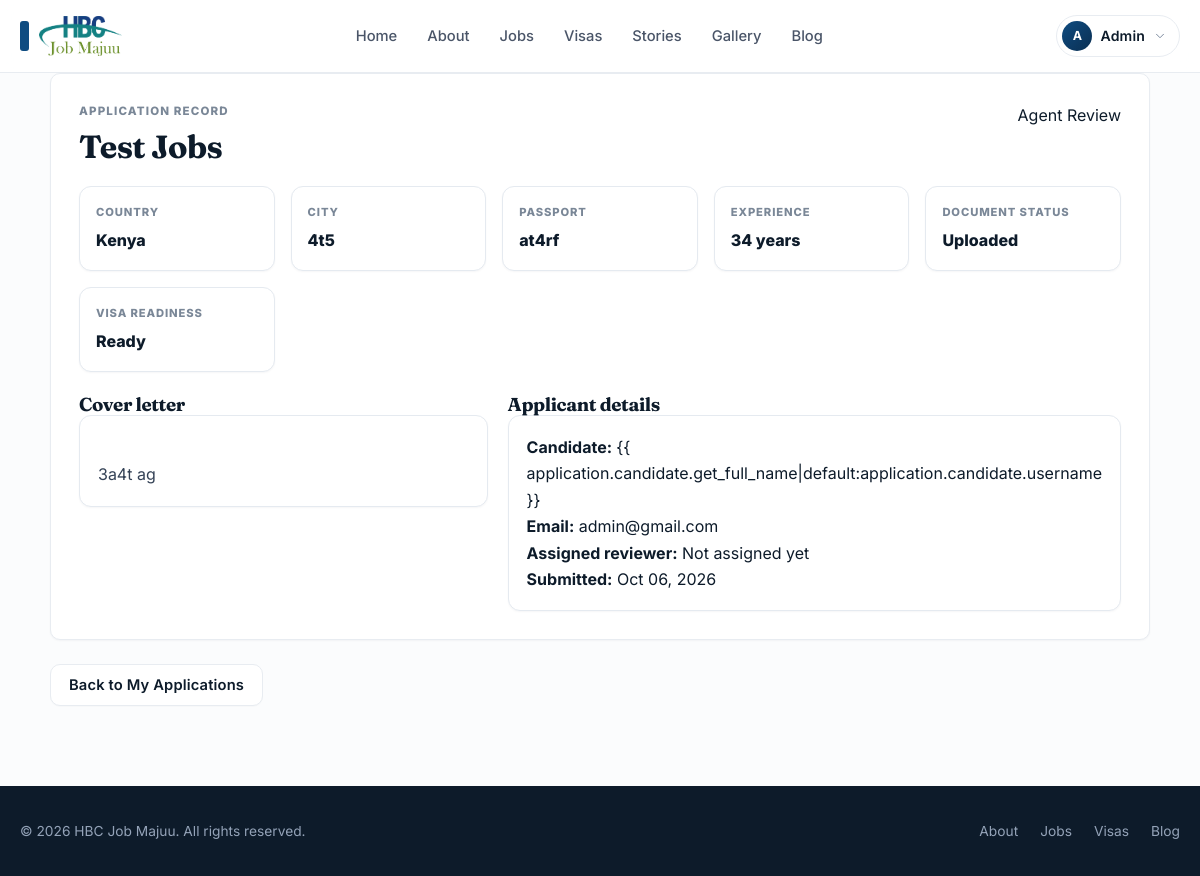
Before: /applications/5c855fa5-1cf4-4200-8fd5-e9f5c2b16e6e/ (signed in) with the older database file.
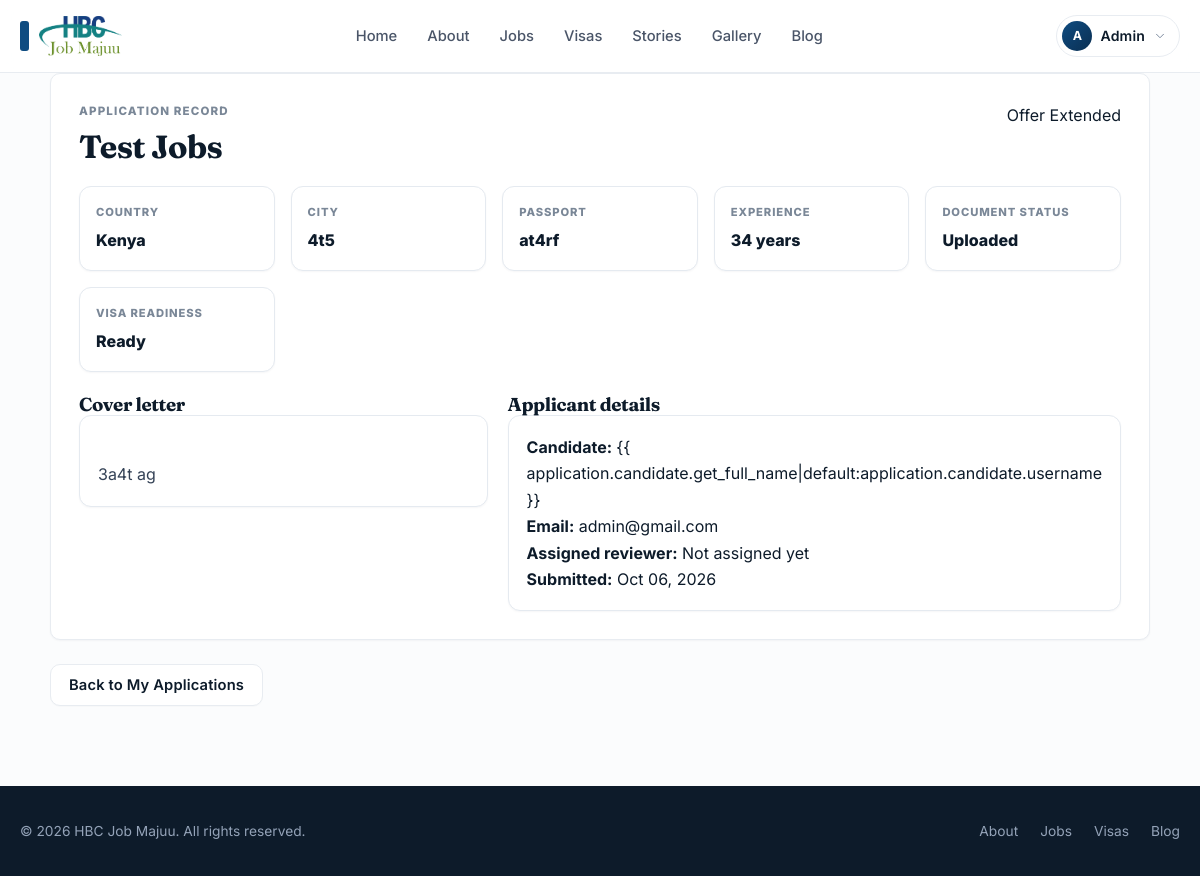
After: the same page with the newer database file.
### client/models.py (models this page shows, shortened)
class Application(models.Model):
    class ATSStage(models.TextChoices):
        SUBMITTED = "SUBMITTED", "Submitted"
        VETTING = "VETTING", "Document Verification"
        AGENT_REVIEW = "AGENT_REVIEW", "Agent Review"
        INTERVIEW = "INTERVIEW", "Interview"
        OFFER = "OFFER", "Offer Extended"
        VISA = "VISA", "Visa Processing"
        DEPLOYED = "DEPLOYED", "Deployed"
        REJECTED = "REJECTED", "Rejected"
    class VisaReadiness(models.TextChoices):
        NOT_STARTED = "NOT_STARTED", "Not started"
        PENDING = "PENDING", "Pending"
        READY = "READY", "Ready"
        UNDER_REVIEW = "UNDER_REVIEW", "Under review"
    class DocumentStatus(models.TextChoices):
        PENDING = "PENDING", "Pending"
        UPLOADED = "UPLOADED", "Uploaded"
        UNDER_REVIEW = "UNDER_REVIEW", "Under review"
        VERIFIED = "VERIFIED", "Verified"
    id = models.UUIDField(
        primary_key=True,
        default=uuid.uuid4,
        editable=False
    )
    candidate = models.ForeignKey(
        settings.AUTH_USER_MODEL,
        on_delete=models.CASCADE,
        related_name="applications"
    )
    job = models.ForeignKey(
        Job,
        on_delete=models.CASCADE,
        related_name="applications"
    )
    current_country = models.CharField(max_length=100, blank=True, default="")
    city = models.CharField(max_length=100, blank=True, default="")
    passport_number = models.CharField(max_length=50, blank=True, default="")
    years_of_experience = models.PositiveIntegerField(default=0)
    cover_letter = models.TextField(blank=True, default="")
    visa_readiness = models.CharField(
        max_length=30,
        choices=VisaReadiness.choices,
        default=VisaReadiness.PENDING,
    )
    document_status = models.CharField(
        max_length=30,
        choices=DocumentStatus.choices,
        default=DocumentStatus.PENDING,
    )
    admin_notes = models.TextField(blank=True, default="")
    ats_stage = models.CharField(
        max_length=50,
        choices=ATSStage.choices,
        default=ATSStage.SUBMITTED
    )
    tier_2_paid = models.BooleanField(default=False)
    tier_3_paid = models.BooleanField(default=False)
    assigned_agent = models.ForeignKey(
        settings.AUTH_USER_MODEL,
        on_delete=models.SET_NULL,
        null=True,
        blank=True,
        related_name="assigned_applications"
    )
    created_at = models.DateTimeField(auto_now_add=True)
    updated_at = models.DateTimeField(auto_now=True)
    class Meta:
        constraints = [
            models.UniqueConstraint(
                fields=["candidate", "job"],
                name="unique_candidate_job_application"
            )
        ]

class Job(models.Model):
    class Status(models.TextChoices):
        DRAFT = "DRAFT", "Draft"
        ACTIVE = "ACTIVE", "Active"
        FILLED = "FILLED", "Filled"
        CLOSED = "CLOSED", "Closed"
    class Visibility(models.TextChoices):
        PUBLIC = "PUBLIC", "Public"
        MEMBERS_ONLY = "MEMBERS_ONLY", "Members only"
    COUNTRY_FLAG_MAP = {
        "kenya": "🇰🇪",
        "uganda": "🇺🇬",
        "tanzania": "🇹🇿",
        "rwanda": "🇷🇼",
        "burundi": "🇧🇮",
        "ethiopia": "🇪🇹",
        "somalia": "🇸🇴",
        "south africa": "🇿🇦",
        "nigeria": "🇳🇬",
        "ghana": "🇬🇭",
        "cameroon": "🇨🇲",
        "zambia": "🇿🇲",
        "malawi": "🇲🇼",
        "mozambique": "🇲🇿",
        "egypt": "🇪🇬",
        "saudi arabia": "🇸🇦",
        "united arab emirates": "🇦🇪",
        "uae": "🇦🇪",
        "qatar": "🇶🇦",
        "oman": "🇴🇲",
        "bahrain": "🇧🇭",
        "kuwait": "🇰🇼",
        "jordan": "🇯🇴",
        "lebanon": "🇱🇧",
        "canada": "🇨🇦",
        "united states": "🇺🇸",
        "usa": "🇺🇸",
        "united kingdom": "🇬🇧",
        "uk": "🇬🇧",
        "germany": "🇩🇪",
        "france": "🇫🇷",
        "italy": "🇮🇹",
        "spain": "🇪🇸",
        "netherlands": "🇳🇱",
        "india": "🇮🇳",
        "pakistan": "🇵🇰",
        "sudan": "🇸🇩",
        "yemen": "🇾🇪",
        "oman": "🇴🇲",
    }
    id = models.UUIDField(
        primary_key=True,
        default=uuid.uuid4,
        editable=False
    )
    title = models.CharField(max_length=150)
    country = models.CharField(max_length=50)
    country_flag = models.CharField(max_length=20, blank=True, default="", help_text="Auto-generated flag for the country, such as 🇰🇪")
    sector = models.CharField(max_length=50)
    description_masked = models.TextField()
    description_full = models.TextField()
    salary_disclosed = models.BooleanField(default=False)
    salary_range = models.CharField(
        max_length=50,
        blank=True,
        null=True
    )
    tier_2_fee = models.DecimalField(
        max_digits=10,
        decimal_places=2,
        default=0.00
    )
    tier_3_fee = models.DecimalField(
        max_digits=10,
        decimal_places=2,
        default=0.00
    )
    status = models.CharField(
        max_length=20,
        choices=Status.choices,
        default=Status.ACTIVE
    )
    visibility = models.CharField(
        max_length=20,
        choices=Visibility.choices,
        default=Visibility.PUBLIC,
        help_text="Public jobs are visible to everyone; member-only jobs require membership access.",
    )
    image_url = models.URLField(max_length=500, blank=True, default="")
    cover_image = models.URLField(max_length=500, blank=True, default="", help_text="Optional cover image for the job card and detail page.")
    image_alt = models.CharField(max_length=150, blank=True, default="")
    created_at = models.DateTimeField(auto_now_add=True)
    updated_at = models.DateTimeField(auto_now=True)

class User(AbstractUser):
    class Role(models.TextChoices):
        USER = "USER", "Candidate"
        ADMIN = "ADMIN", "Super Admin"
        ADMIN_SUPER = "ADMIN_SUPER", "Super Admin"
        ADMIN_HANDLER = "ADMIN_HANDLER", "Admin Handler"
        PARTNER = "PARTNER", "Partner Reviewer"
        CONTENT_MANAGER = "CONTENT_MANAGER", "Content Manager"
        DIGITAL_MARKETING = "DIGITAL_MARKETING", "Digital Marketing"
        FINANCE_OFFICER = "FINANCE_OFFICER", "Finance Officer"
        ATS_COORDINATOR = "ATS_COORDINATOR", "ATS Coordinator"
    class MembershipTier(models.TextChoices):
        FREE = "FREE", "Free"
        MEMBER = "MEMBER", "Member"
        PLACED = "PLACED", "Placed"
    class NeaimsStatus(models.TextChoices):
        PENDING = "PENDING_REGISTRATION", "Pending Registration"
        REGISTERED = "REGISTERED", "Registered"
        VERIFIED = "VERIFIED", "Verified"
        REJECTED = "REJECTED", "Rejected"
    id = models.UUIDField(
        primary_key=True,
        default=uuid.uuid4,
        editable=False
    )
    first_name = models.CharField(max_length=50)
    last_name = models.CharField(max_length=50)
    email = models.EmailField(unique=True)
    phone_number = models.CharField(
        max_length=20,
        unique=True
    )
    country = models.CharField(max_length=100, blank=True, default="")
    city = models.CharField(max_length=100, blank=True, default="")
    passport_number = models.CharField(max_length=50, blank=True, default="")
    cv_summary = models.TextField(blank=True, default="")
    bio = models.TextField(blank=True, default="")
    role = models.CharField(
        max_length=30,
        choices=Role.choices,
        default=Role.USER,
        help_text="Controls how the user appears in the admin system and how they can access jobs.",
    )
    membership_tier = models.CharField(
        max_length=20,
        choices=MembershipTier.choices,
        default=MembershipTier.FREE
    )
    neaims_status = models.CharField(
        max_length=50,
        choices=NeaimsStatus.choices,
        default=NeaimsStatus.PENDING
    )
    groups = models.ManyToManyField(
        Group,
        related_name="client_user_set",
        blank=True,
        help_text="The groups this user belongs to.",
        verbose_name="groups",
    )
    user_permissions = models.ManyToManyField(
        Permission,
        related_name="client_user_permissions",
        blank=True,
        help_text="Specific permissions for this user.",
        verbose_name="user permissions",
    )
    created_at = models.DateTimeField(auto_now_add=True)
    updated_at = models.DateTimeField(auto_now=True)

### client/views.py (the view, shortened to what this page needs)
# urls.py: path("applications/<uuid:application_id>/", views.application_detail, name="application_detail"),
@login_required
def application_detail(request, application_id):
    application = get_object_or_404(
        Application.objects.select_related("candidate", "job", "assigned_agent"),
        id=application_id,
    )
    if not (
        request.user == application.candidate
        or _is_admin_handler(request.user)
        or _is_partner(request.user)
    ):
        messages.error(request, "You do not have access to this application record.")
        return redirect("client:dashboard")
    admin_form = None
    context = {
        "title": f"Application: {application.job.title}",
        "application": application,
        "admin_form": admin_form,
    }
    return render(request, "client/application_detail.html", context)

### client/views.py (called while the page is built)
def _is_admin_handler(user):
    return user.is_authenticated and user.role in {
        User.Role.ADMIN,
        User.Role.ADMIN_SUPER,
        User.Role.ADMIN_HANDLER,
    }

def _is_partner(user):
    return user.is_authenticated and user.role in {
        User.Role.PARTNER,
        User.Role.ATS_COORDINATOR,
    }

### client/templates/client/application_detail.html (shortened to what the changed rows need)
{% extends "base.html" %}
{% block content %}
<div style="max-width: 1100px; margin: 0 auto;">
    <div class="card" style="padding: 28px; margin-bottom: 24px;">
        <div
            style="display: flex; justify-content: space-between; gap: 16px; flex-wrap: wrap; align-items: flex-start; margin-bottom: 20px;">
            <div>
                <p
                    style="text-transform: uppercase; letter-spacing: 0.1em; font-size: 0.72rem; font-weight: 800; color: #7a8797; margin: 0 0 8px;">
                    Application record</p>
                <h1 style="margin: 0;">{{ application.job.title }}</h1>
            </div>
            <div>
                <span class="pill pill-{{ application.ats_stage|lower }}">{{ application.get_ats_stage_display }}</span>
            </div>
        </div>
        <div
            style="display:grid; grid-template-columns: repeat(auto-fit, minmax(190px, 1fr)); gap:16px; margin-bottom: 22px;">
            <div class="card" style="padding:16px; border:1px solid #e5eaf0; border-radius:12px; background:#fff;">
                <div
                    style="font-size:0.7rem; text-transform:uppercase; letter-spacing:0.08em; color:#7a8797; font-weight:800;">
                    Country</div>
                <div style="font-weight:800; margin-top:6px;">{{ application.current_country|default:'Not provided' }}
                </div>
            </div>
            <div class="card" style="padding:16px; border:1px solid #e5eaf0; border-radius:12px; background:#fff;">
                <div
                    style="font-size:0.7rem; text-transform:uppercase; letter-spacing:0.08em; color:#7a8797; font-weight:800;">
                    City</div>
                <div style="font-weight:800; margin-top:6px;">{{ application.city|default:'Not provided' }}</div>
            </div>
            <div class="card" style="padding:16px; border:1px solid #e5eaf0; border-radius:12px; background:#fff;">
                <div
                    style="font-size:0.7rem; text-transform:uppercase; letter-spacing:0.08em; color:#7a8797; font-weight:800;">
                    Passport</div>
                <div style="font-weight:800; margin-top:6px;">{{ application.passport_number|default:'Not provided' }}
                </div>
            </div>
            <div class="card" style="padding:16px; border:1px solid #e5eaf0; border-radius:12px; background:#fff;">
                <div
                    style="font-size:0.7rem; text-transform:uppercase; letter-spacing:0.08em; color:#7a8797; font-weight:800;">
                    Experience</div>
                <div style="font-weight:800; margin-top:6px;">{{ application.years_of_experience }} years</div>
            </div>
            <div class="card" style="padding:16px; border:1px solid #e5eaf0; border-radius:12px; background:#fff;">
                <div
                    style="font-size:0.7rem; text-transform:uppercase; letter-spacing:0.08em; color:#7a8797; font-weight:800;">
                    Document status</div>
                <div style="font-weight:800; margin-top:6px;">{{ application.get_document_status_display }}</div>
            </div>
            <div class="card" style="padding:16px; border:1px solid #e5eaf0; border-radius:12px; background:#fff;">
                <div
                    style="font-size:0.7rem; text-transform:uppercase; letter-spacing:0.08em; color:#7a8797; font-weight:800;">
                    Visa readiness</div>
                <div style="font-weight:800; margin-top:6px;">{{ application.get_visa_readiness_display }}</div>
            </div>
        </div>
        <div style="display:grid; grid-template-columns: 1.2fr 0.8fr; gap: 20px;">
            <div>
                <h3 style="margin-top:0;">Cover letter</h3>
                <div class="card"
                    style="padding: 18px; border:1px solid #e5eaf0; border-radius:12px; background: #fff; line-height: 1.7; color: #334155; white-space: pre-line;">
                    {{ application.cover_letter|default:'No cover letter supplied yet.' }}
                </div>
            </div>
            <div>
                <div class="card"
                    style="padding: 18px; border:1px solid #e5eaf0; border-radius:12px; background: #fff;">
                    <p><strong>Candidate:</strong> {{
                        application.candidate.get_full_name|default:application.candidate.username }}</p>
                    <p><strong>Email:</strong> {{ application.candidate.email }}</p>
                    <p><strong>Assigned reviewer:</strong> {{ application.assigned_agent|default:'Not assigned yet' }}
                    </p>
                    <p><strong>Submitted:</strong> {{ application.created_at|date:'M d, Y' }}</p>
                </div>
            </div>
        </div>
    </div>
</div>
{% endblock %}

Changed rows visible on the page:
changed Application "Kenya": ats_stage "Agent Review" → "Offer Extended"
